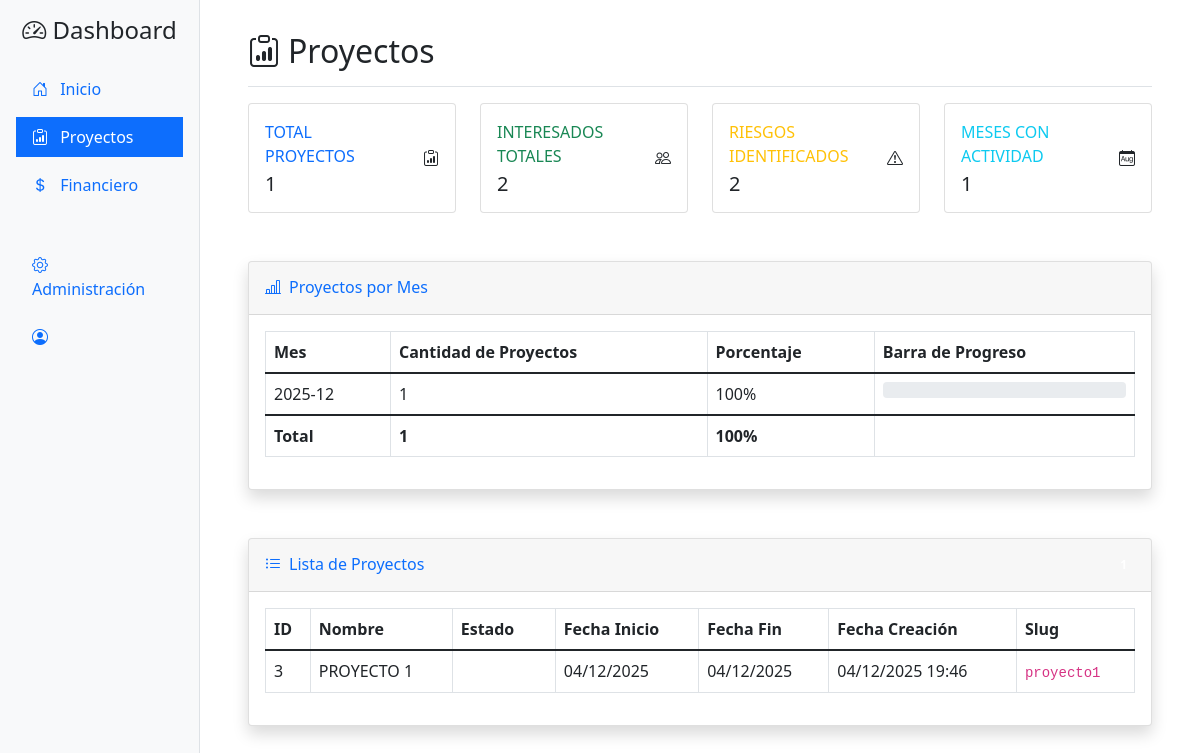
Screenshot of /dashboard/proyectos/ with the database file from the repository.
### gestionproyecto/models.py (models this page shows, shortened)
class Proyecto(models.Model):
    nombre = models.CharField(max_length=100)
    descripcion = models.TextField()
    fecha_inicio = models.DateField()
    fecha_fin = models.DateField()
    estado = models.IntegerField(choices=ESTADO, default=0)
    fecha_creacion = models.DateTimeField(auto_now_add=True)
    fecha_modificacion = models.DateTimeField(auto_now=True)
    acta_constitucion = models.OneToOneField(to='gestionproyecto.ActaConstitucion', on_delete=models.CASCADE, null=True, blank=True)
    interesados = models.ManyToManyField(to=Interesado, blank=True)
    comunicaciones = models.ManyToManyField(to=Comunicacion, blank=True)
    riesgos = models.ManyToManyField(to=Riesgo, blank=True)
    alcances = models.ManyToManyField(to=Alcance, blank=True)
    slug = models.SlugField(unique=True, max_length=200, blank=True)

### dashboard/views.py (the view)
# urls.py: path('proyectos/', views.dashboard_proyectos, name='proyectos'),
def dashboard_proyectos(request):
    proyectos = Proyecto.objects.all()
    proyectos_por_mes = {}
    for proyecto in proyectos:
        mes = proyecto.fecha_creacion.strftime('%Y-%m')
        proyectos_por_mes[mes] = proyectos_por_mes.get(mes, 0) + 1
    context = {
        'proyectos': proyectos,
        'proyectos_por_mes': proyectos_por_mes,
        'total_interesados': Interesado.objects.count(),
        'total_riesgos': Riesgo.objects.count(),
    }
    return render(request, 'dashboard/proyectos.html', context)

### templates/dashboard/proyectos.html (shortened to what this page needs)
{% extends 'dashboard/base.html' %}
{% load dashboard_filters %}
{% load static %}
{% block content %}
<div class="container-fluid">
    <div class="d-flex justify-content-between flex-wrap flex-md-nowrap align-items-center pt-3 pb-2 mb-3 border-bottom">
        <h1 class="h2">
            <i class="bi bi-clipboard-data me-2"></i>Proyectos
        </h1>
    </div>
    <div class="row mb-4">
        <div class="col-xl-3 col-md-6 mb-4">
            <div class="card border-left-primary h-100">
                <div class="card-body">
                    <div class="row no-gutters align-items-center">
                        <div class="col mr-2">
                            <div class="text-xs font-weight-bold text-primary text-uppercase mb-1">
                                Total Proyectos
                            </div>
                            <div class="h5 mb-0 font-weight-bold text-gray-800">
                                {{ proyectos|length }}
                            </div>
                        </div>
                        <div class="col-auto">
                            <i class="bi bi-clipboard-data fa-2x text-gray-300"></i>
                        </div>
                    </div>
                </div>
            </div>
        </div>
        <div class="col-xl-3 col-md-6 mb-4">
            <div class="card border-left-success h-100">
                <div class="card-body">
                    <div class="row no-gutters align-items-center">
                        <div class="col mr-2">
                            <div class="text-xs font-weight-bold text-success text-uppercase mb-1">
                                Interesados Totales
                            </div>
                            <div class="h5 mb-0 font-weight-bold text-gray-800">
                                {{ total_interesados }}
                            </div>
                        </div>
                        <div class="col-auto">
                            <i class="bi bi-people fa-2x text-gray-300"></i>
                        </div>
                    </div>
                </div>
            </div>
        </div>
        <div class="col-xl-3 col-md-6 mb-4">
            <div class="card border-left-warning h-100">
                <div class="card-body">
                    <div class="row no-gutters align-items-center">
                        <div class="col mr-2">
                            <div class="text-xs font-weight-bold text-warning text-uppercase mb-1">
                                Riesgos Identificados
                            </div>
                            <div class="h5 mb-0 font-weight-bold text-gray-800">
                                {{ total_riesgos }}
                            </div>
                        </div>
                        <div class="col-auto">
                            <i class="bi bi-exclamation-triangle fa-2x text-gray-300"></i>
                        </div>
                    </div>
                </div>
            </div>
        </div>
        <div class="col-xl-3 col-md-6 mb-4">
            <div class="card border-left-info h-100">
                <div class="card-body">
                    <div class="row no-gutters align-items-center">
                        <div class="col mr-2">
                            <div class="text-xs font-weight-bold text-info text-uppercase mb-1">
                                Meses con Actividad
                            </div>
                            <div class="h5 mb-0 font-weight-bold text-gray-800">
                                {{ proyectos_por_mes|length }}
                            </div>
                        </div>
                        <div class="col-auto">
                            <i class="bi bi-calendar-month fa-2x text-gray-300"></i>
                        </div>
                    </div>
                </div>
            </div>
        </div>
    </div>
    <div class="row mb-4">
        <div class="col-lg-12">
            <div class="card shadow mb-4">
                <div class="card-header py-3">
                    <h6 class="m-0 font-weight-bold text-primary">
                        <i class="bi bi-bar-chart-line me-2"></i>Proyectos por Mes
                    </h6>
                </div>
                <div class="card-body">
                    {% if proyectos_por_mes %}
                        <div class="table-responsive">
                            <table class="table table-bordered" width="100%" cellspacing="0">
                                <thead>
                                    <tr>
                                        <th>Mes</th>
                                        <th>Cantidad de Proyectos</th>
                                        <th>Porcentaje</th>
                                        <th>Barra de Progreso</th>
                                    </tr>
                                </thead>
                                <tbody>
                                    {% for mes, cantidad in proyectos_por_mes.items %}
                                    <tr>
                                        <td>{{ mes }}</td>
                                        <td>{{ cantidad }}</td>
                                        <td>
                                            {% with total=proyectos|length %}
                                                {% widthratio cantidad total 100 %}%
                                            {% endwith %}
                                        </td>
                                        <td>
                                            <div class="progress">
                                            </div>
                                        </td>
                                    </tr>
                                    {% endfor %}
                                </tbody>
                                <tfoot>
                                    <tr>
                                        <th>Total</th>
                                        <th>{{ proyectos|length }}</th>
                                        <th>100%</th>
                                        <th></th>
                                    </tr>
                                </tfoot>
                            </table>
                        </div>
                    {% else %}
                        <div class="text-center py-4">
                            <i class="bi bi-calendar-x display-4 text-muted"></i>
                            <p class="text-muted mt-3">No hay datos de proyectos por mes</p>
                        </div>
                    {% endif %}
                </div>
            </div>
        </div>
    </div>
    <div class="row">
        <div class="col-lg-12">
            <div class="card shadow mb-4">
                <div class="card-header py-3 d-flex justify-content-between align-items-center">
                    <h6 class="m-0 font-weight-bold text-primary">
                        <i class="bi bi-list-ul me-2"></i>Lista de Proyectos
                    </h6>
                    <span class="badge badge-primary badge-pill">{{ proyectos|length }}</span>
                </div>
                <div class="card-body">
                    {% if proyectos %}
                        <div class="table-responsive">
                            <table class="table table-bordered table-hover" width="100%" cellspacing="0">
                                <thead class="thead-light">
                                    <tr>
                                        <th>ID</th>
                                        <th>Nombre</th>
                                        <th>Estado</th>
                                        <th>Fecha Inicio</th>
                                        <th>Fecha Fin</th>
                                        <th>Fecha Creación</th>
                                        <th>Slug</th>
                                    </tr>
                                </thead>
                                <tbody>
                                    {% for proyecto in proyectos %}
                                    <tr>
                                        <td>{{ proyecto.id }}</td>
                                        <td>{{ proyecto.nombre }}</td>
                                        <td>
                                            <span class="badge
                                                {% if proyecto.estado == 0 %}badge-primary
                                                {% elif proyecto.estado == 1 %}badge-warning
                                                {% elif proyecto.estado == 2 %}badge-success
                                                {% else %}badge-danger{% endif %}">
                                            </span>
                                        </td>
                                        <td>{{ proyecto.fecha_inicio|date:"d/m/Y" }}</td>
                                        <td>{{ proyecto.fecha_fin|date:"d/m/Y" }}</td>
                                        <td>{{ proyecto.fecha_creacion|date:"d/m/Y H:i" }}</td>
                                        <td>
                                            {% if proyecto.slug %}
                                                <code>{{ proyecto.slug }}</code>
                                            {% else %}
                                                <span class="text-muted">No asignado</span>
                                            {% endif %}
                                        </td>
                                    </tr>
                                    {% endfor %}
                                </tbody>
                            </table>
                        </div>
                    {% else %}
                        <div class="text-center py-5">
                            <i class="bi bi-clipboard-x display-1 text-muted"></i>
                            <h4 class="mt-3 text-muted">No hay proyectos registrados</h4>
                            <p class="text-muted">No se encontraron proyectos en el sistema.</p>
                        </div>
                    {% endif %}
                </div>
            </div>
        </div>
    </div>
</div>
{% endblock %}

### rows the page displays
Proyecto: id "3", nombre "PROYECTO 1", fecha_inicio "04/12/2025", fecha_fin "04/12/2025", fecha_creacion "04/12/2025 19:46", slug "proyecto1"

### other values shown
{{ proyectos|length }} "1"
{{ total_interesados }} "2"
{{ total_riesgos }} "2"
{{ proyectos_por_mes|length }} "1"
{{ mes }} "2025-12"
{{ cantidad }} "1"
